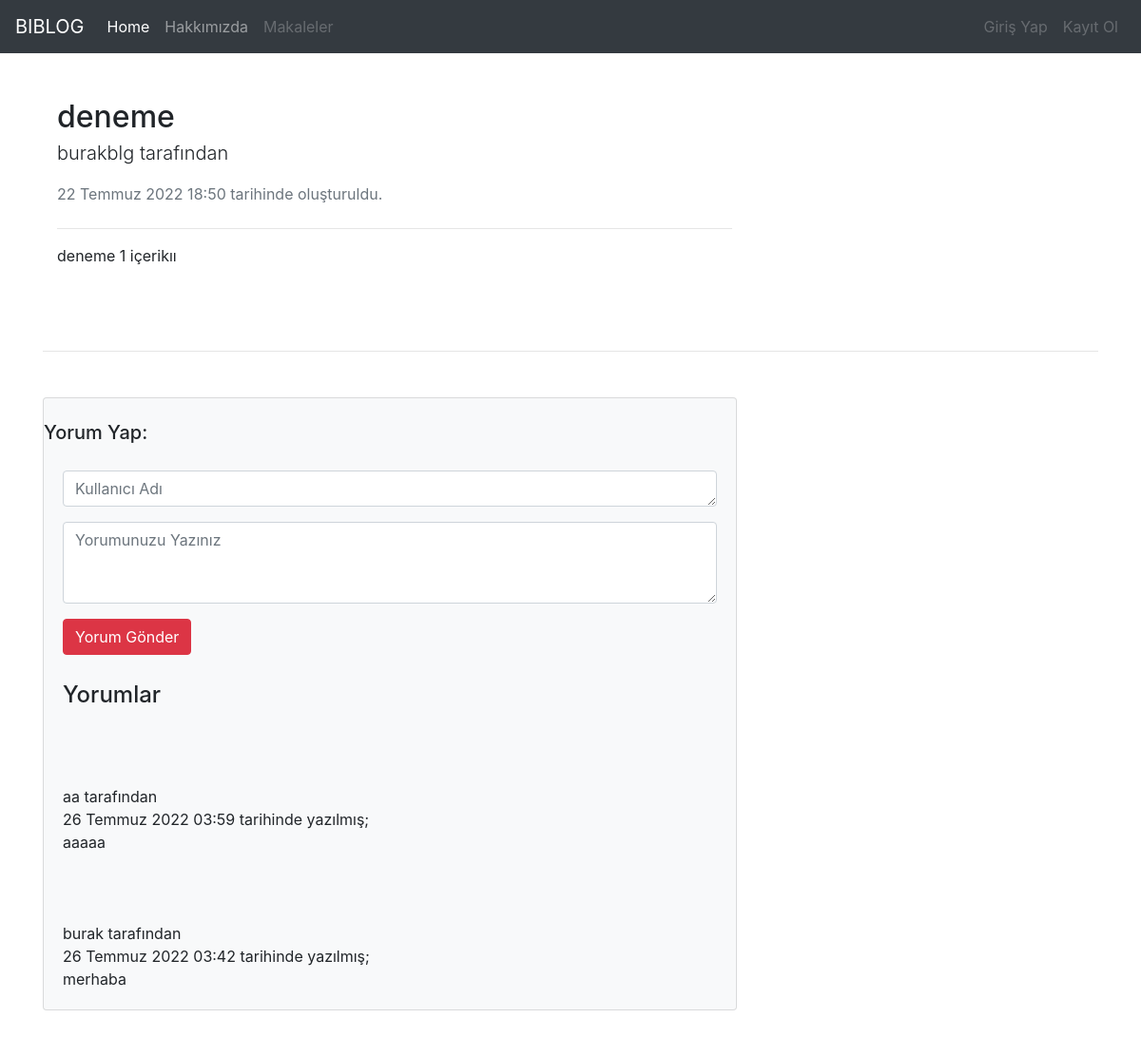
The app's page /articles/article/1 with its own data.
### article/models.py (models this page shows, shortened)
class Article(models.Model):
    author = models.ForeignKey("auth.User", on_delete=models.CASCADE,verbose_name="Yazar")
    title = models.CharField(max_length=50,verbose_name="Başlık")
    content = RichTextField(verbose_name="İçerik")
    created_date= models.DateTimeField(auto_now_add=True,verbose_name="Oluşturulma tarihi")
    article_image = models.FileField(blank = True,null = True,verbose_name = "Makaleye fotoğraf ekleyin")
    class Meta:
            ordering = ['-created_date']

class Comment(models.Model):
        article = models.ForeignKey(Article, on_delete=models.CASCADE, verbose_name="Makale", related_name="comments")
        comment_author = models.CharField(max_length=50, verbose_name="İsim")
        comment_content = models.CharField(max_length=200, verbose_name="yorum")
        comment_date = models.DateTimeField(auto_now_add=True, verbose_name="Yorum Tarihi")
        class Meta:
            ordering = ['-comment_date']

### article/views.py (the view)
# urls.py: path('article/<int:id>', views.detail, name="detail"),
def detail(request,id):
    article = get_object_or_404(Article, id=id)
    comments = article.comments.all
    return render(request, "detail.html", {"article": article, "comments": comments})

### templates/detail.html (shortened to what this page needs)
{% extends "layout.html" %}
{% block body %}
    <div class="container mt-5">
        <div class="row">
            <div class="col-lg-8">
                <article>
                    <header class="mb-4">
                        <h2 class="fw-bolder mb-1">{{article.title}}</h1>
                        <p class ="lead">
                            {{article.author.username}} tarafından
                        </p>
                        <div class="text-muted fst-italic mb-2">{{article.created_date}} tarihinde oluşturuldu.</div>
                    </header>
                    <hr>
                    <section class="mb-5">
                        <p>
                            {{article.content|safe}}
                        </p>
                    </section>
                </article>
            </div>
        </div>
    </div>
<br>
<hr></div></div></div>
<div class="container mt-5">
        <div class="row">
            <div class="col-lg-8">
        <div class="card bg-light" >
            <br>
            <h5>Yorum Yap:</h5>
            <div class="card-body">
                <form method = "post" action = "{% url 'article:comment' article.id %}" class="mb-1">
                    <div class="form-group"><textarea class="form-control" name = "comment_author" rows="1" placeholder="Kullanıcı Adı"></textarea>
                    </div>
                    <div class="form-group"><textarea class="form-control" name = "comment_content" rows="3" placeholder="Yorumunuzu Yazınız"></textarea>
                    </div>
                    <button class="btn btn-danger" type="submit">Yorum Gönder</button>
                </form>
                <br>
                {% if comments %}
                <h4>Yorumlar</h4>
                    {% for comment in comments %}
                        <br>
                        <br><br>
                        <div class="d-flex">
                            <div class="ms-1">
                                <div class="fw-bold">{{comment.comment_author}} tarafından</div>
                                    {{comment.comment_date}} tarihinde yazılmış;
                                    <br>
                                    {{comment.comment_content}}
                            </div>
                        </div>
                    {% endfor %}
                {% else%}
                    <div class = "alert alert-danger">
                        Bu içeriğe yorum yapılmamış. Neden ilk yorumu sen yapmayasın :)
                    </div>
                {% endif %}
            </div>
        </div>
                </div>
            </div>
    </div>
{% endblock body %}

### records on screen
Article: title "deneme", author.username "burakblg", created_date "22 Temmuz 2022 18:50", content "deneme 1 içerikıı"
Comment: comment_author "aa", comment_date "26 Temmuz 2022 03:59", comment_content "aaaaa"
Comment: comment_author "burak", comment_date "26 Temmuz 2022 03:42", comment_content "merhaba"
